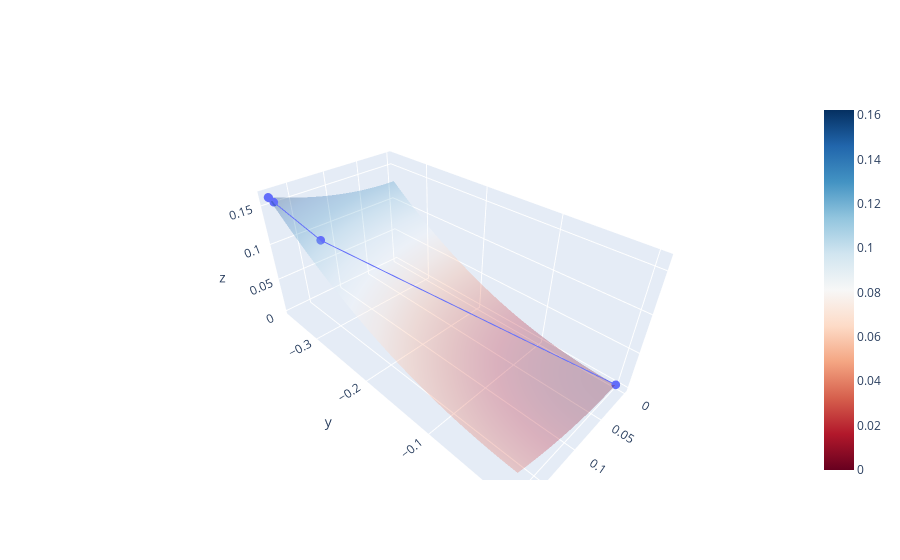

The notebook cell saved with this chart:
### Code cell
fig = go.Figure(data=[scatter, surface])
fig.show()

### Figure 1 — Plotly figure (JSON) as saved in the notebook; plotly's stock layout.template omitted (floating-point values rounded to 4 significant figures; data arrays with more than 128 entries replaced by an {"elided": "..."} marker saying what was removed)
{"data": [{"marker": {"size": 3}, "type": "scatter3d", "x": [0, 0.1538, 0.1774, 0.1799, 0.1801, 0.1801, 0.1801, 0.1801], "y": [0, -0.3077, -0.3548, -0.3597, -0.3602, -0.3603, -0.3603, -0.3603], "z": [0, 0.1183, 0.1573, 0.1617, 0.1622, 0.1622, 0.1622, 0.1622]}, {"colorscale": [[0, "rgb(103,0,31)"], [0.1, "rgb(178,24,43)"], [0.2, "rgb(214,96,77)"], [0.3, "rgb(244,165,130)"], [0.4, "rgb(253,219,199)"], [0.5, "rgb(247,247,247)"], [0.6, "rgb(209,229,240)"], [0.7, "rgb(146,197,222)"], [0.8, "rgb(67,147,195)"], [0.9, "rgb(33,102,172)"], [1, "rgb(5,48,97)"]], "opacity": 0.3, "showscale": true, "type": "surface", "x": {"elided": "100x100 float values"}, "y": {"elided": "100x100 float values"}, "z": {"elided": "100x100 float values"}}], "layout": {}}
